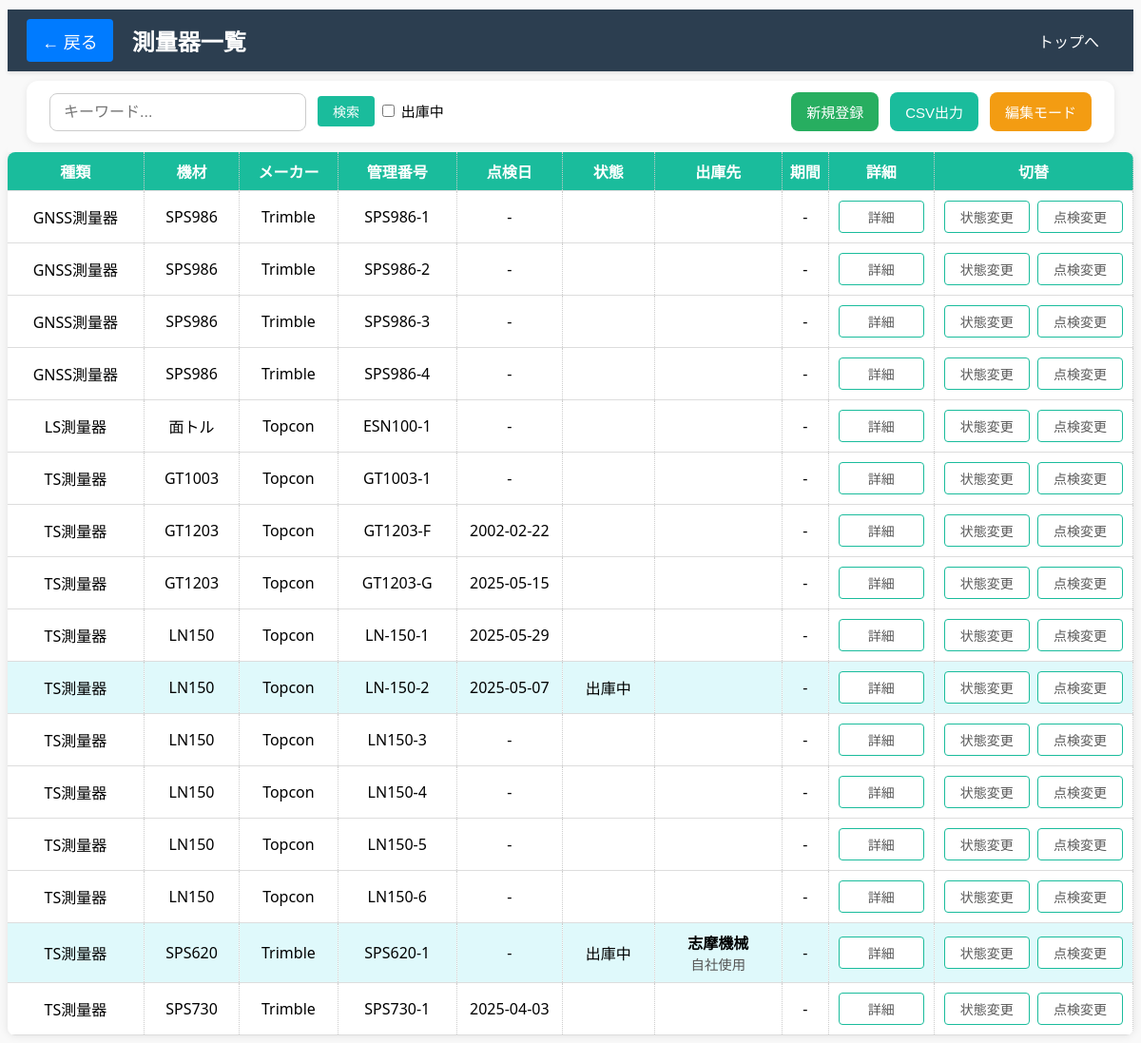
Before: /surveying_list (signed in) with the older database file.
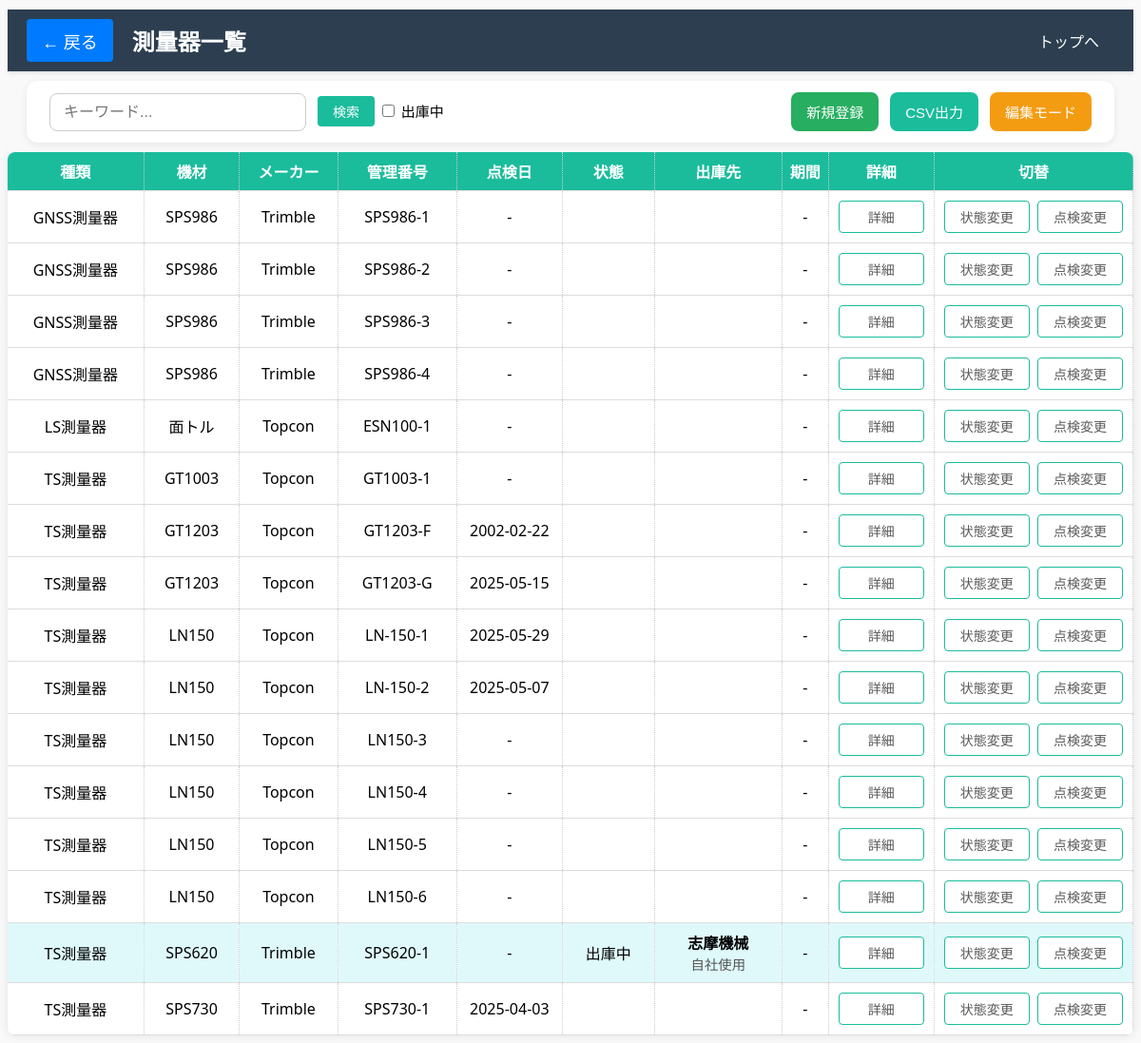
After: the same page with the newer database file.
### models.py (models this page shows, shortened)
class SurveyingTool(db.Model):
    __tablename__ = 'surveying_tools'
    id = db.Column(db.Integer, primary_key=True)
    tool_type = db.Column(db.String(100), nullable=True)
    name = db.Column(db.String(100), nullable=False)              # 機材名
    manufacturer = db.Column(db.String(100), nullable=True)       # メーカー
    serial_number = db.Column(db.String(100), nullable=True)      # 管理番号
    inspection_date = db.Column(db.Date, nullable=True)           # 点検日
    pdf_filename = db.Column(db.String(255), nullable=True)
    is_active = db.Column(db.Boolean, default=True, nullable=True)  # 状態 (True=未使用、False=出庫中)
    state = db.Column(db.String(50))
    shipment_location = db.Column(db.String(255), nullable=True)   # 出庫先 会社名
    shipment_site = db.Column(db.String(255), nullable=True)       # 出庫現場
    shipment_start_date = db.Column(db.Date, nullable=True)        # 出庫開始期間
    shipment_end_date = db.Column(db.Date, nullable=True)          # 出庫終了期間
    pdf_filename = db.Column(db.String(255), nullable=True)
    updated_at = db.Column(db.DateTime, default=datetime.utcnow, onupdate=datetime.utcnow)

### main.py (the view)
@app.route('/surveying_list')
@login_required
def surveying_list():
    surveying_tools = SurveyingTool.query.order_by(
        SurveyingTool.tool_type.asc(),     # 種類で昇順（存在すれば）
        SurveyingTool.name.asc(),          # 名前で昇順
        SurveyingTool.serial_number.asc()  # 管理番号で昇順
    ).all()
    return render_template('surveying_list.html', surveying_tools=surveying_tools)

### main.py (called while the page is built)
@login_manager.user_loader
def load_user(user_id):
    return User.query.get(int(user_id))

### templates/surveying_list.html (shortened to what this page needs)
<!DOCTYPE html>
<html lang="ja">
<head>
    <link rel="stylesheet" href="{{ url_for('static', filename='surveying_tool.css') }}">
    <link rel="stylesheet" href="{{ url_for('static', filename='common.css') }}">
    <link rel="stylesheet" href="https://cdnjs.cloudflare.com/ajax/libs/font-awesome/6.4.0/css/all.min.css" />
</head>
<body>
<div class="sticky-wrapper">
    <header class="header-bar">
        <div class="left-group">
            <a href="{{ url_for('index') }}" class="back-button">← 戻る</a>
            <h1 class="page-title">測量器一覧</h1>
        </div>
        <div class="right-group">
            <a href="{{ url_for('index') }}">トップへ</a>
        </div>
    </header>
    <h2>
        <div class="about-container">
            <div class="search-container">
                <input type="text" id="search-input" placeholder="キーワード...">
                <button id="search-button">検索</button>
                    <input type="checkbox" id="shippedOnlyCheckbox" onchange="filterTable()"> 出庫中
            </div>
            <div class="action-buttons">
                <a href="{{ url_for('add_surveying_tool') }}" class="add_button">新規登録</a>
                <button class="csv-button" id="csv-export-btn">CSV出力</button>
                <button class="edit_button" onclick="toggleDeleteColumn()">編集モード</button>
            </div>
        </div>
    </h2>
</div>
<table id="printable-table">
    <thead>
        <tr>
            <th>種類</th>
            <th>機材</th>
            <th>メーカー</th>
            <th>管理番号</th>
            <th>点検日</th>
            <th>状態</th>
            <th>出庫先</th>
            <th>期間</th>
            <th>詳細</th>
            <th>切替</th>
        </tr>
    </thead>
    <tbody>
        {% for tool in surveying_tools %}
        <tr data-tool-id="{{ tool.id }}" {% if not tool.is_active and tool.state != '予定' %} class="shipped"{% endif %}>
            <td class="fixed-cell">
            <span class="display-text">{{ tool.tool_type or '' }}</span>
            </td>
            <td class="fixed-cell">
            <span class="display-text">{{ tool.name }}</span>
            </td>
            <td class="fixed-cell">
            <span class="display-text">{{ tool.manufacturer or '' }}</span>
            </td>
            <td class="fixed-cell">
            <span class="display-text">{{ tool.serial_number or '' }}</span>
            </td>
            <td class="fixed-cell">
                {{ tool.inspection_date.strftime('%Y-%m-%d') if tool.inspection_date else '-' }}
                <br>
            </td>
            <td class="status-cell">
                <span class="status-display" id="status-display-{{ tool.id }}">
                    {% if tool.state == '予定' %}
                        予定
                    {% elif not tool.is_active %}
                        出庫中
                    {% endif %}
                </span>
            </td>
            <td class="fixed-cell">
                <div>
                    <strong>{{ tool.shipment_location or '' }}</strong><br>
                    <span style="font-size: 0.9em; color: #555;">{{ tool.shipment_site or '' }}</span>
                </div>
            </td>
            <td class="fixed-cell">
                {% if tool.shipment_start_date and tool.shipment_end_date %}
                    {{ tool.shipment_start_date.strftime('%Y-%m-%d') }} ～ {{ tool.shipment_end_date.strftime('%Y-%m-%d') }}
                {% else %}
                    -
                {% endif %}
            </td>
            <td class="fixed-cell">
                <button type="button" onclick="showShipmentDetails({{ tool.id }})">詳細</button>
            </td>
            <td class="fixed-cell">
                <button type="button" onclick="toggleStateForm({{ tool.id }})">状態変更</button>
                <button type="button" onclick="showInspectionPopup({{ tool.id }})">点検変更</button>
            </td>
        </tr>
        {% endfor %}
    </tbody>
</table>
</body>
</html>

Changed rows visible on the page:
changed SurveyingTool "LN-150-2": no longer shows "出庫中"
